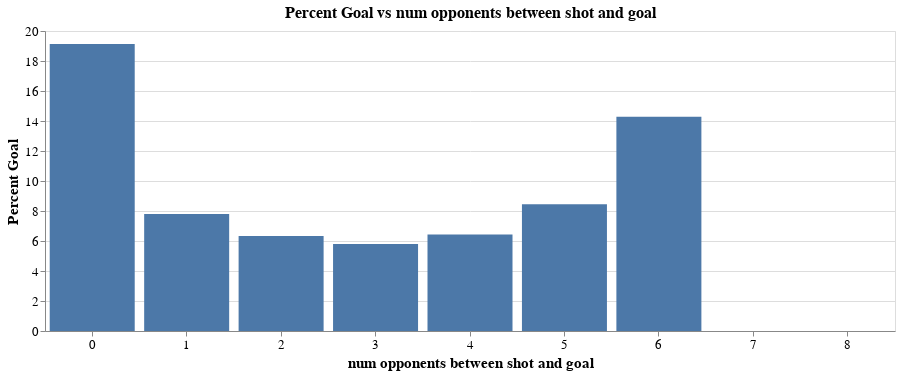

Here is the notebook cell this chart was saved with:
### Markdown cell above
Now we can use our function to plot the desired variables:

### Code cell
plot_percent_goal_vs_attr("num opponents between shot and goal", "bar")

### Figure 1 — Vega-Lite specification as saved in the notebook (floating-point values rounded to 4 significant figures)
{"$schema": "https://vega.github.io/schema/vega-lite/v3.4.0.json", "config": {"axis": {"labelFontSize": 13, "titleFontSize": 15}, "mark": {"tooltip": null}, "title": {"fontSize": 16}, "view": {"height": 300, "width": 400}}, "data": {"name": "data-362c95c85a2de60a83c41b6c42d1c005"}, "datasets": {"data-362c95c85a2de60a83c41b6c42d1c005": [{"Goal": 930, "No Goal": 3930, "Percent Goal": 19.14, "num opponents between shot and goal": 0}, {"Goal": 214, "No Goal": 2529, "Percent Goal": 7.799, "num opponents between shot and goal": 1}, {"Goal": 51, "No Goal": 753, "Percent Goal": 6.328, "num opponents between shot and goal": 2}, {"Goal": 20, "No Goal": 322, "Percent Goal": 5.797, "num opponents between shot and goal": 3}, {"Goal": 11, "No Goal": 156, "Percent Goal": 6.433, "num opponents between shot and goal": 4}, {"Goal": 6, "No Goal": 60, "Percent Goal": 8.451, "num opponents between shot and goal": 5}, {"Goal": 3, "No Goal": 12, "Percent Goal": 14.29, "num opponents between shot and goal": 6}, {"Goal": 0, "No Goal": 2, "Percent Goal": 0, "num opponents between shot and goal": 7}, {"Goal": 0, "No Goal": 1, "Percent Goal": 0, "num opponents between shot and goal": 8}]}, "encoding": {"x": {"axis": {"labelAngle": 0, "title": "num opponents between shot and goal"}, "field": "num opponents between shot and goal", "type": "nominal"}, "y": {"axis": {"title": "Percent Goal"}, "field": "Percent Goal", "type": "quantitative"}}, "height": 300, "mark": "bar", "title": "Percent Goal vs num opponents between shot and goal", "width": 850}
